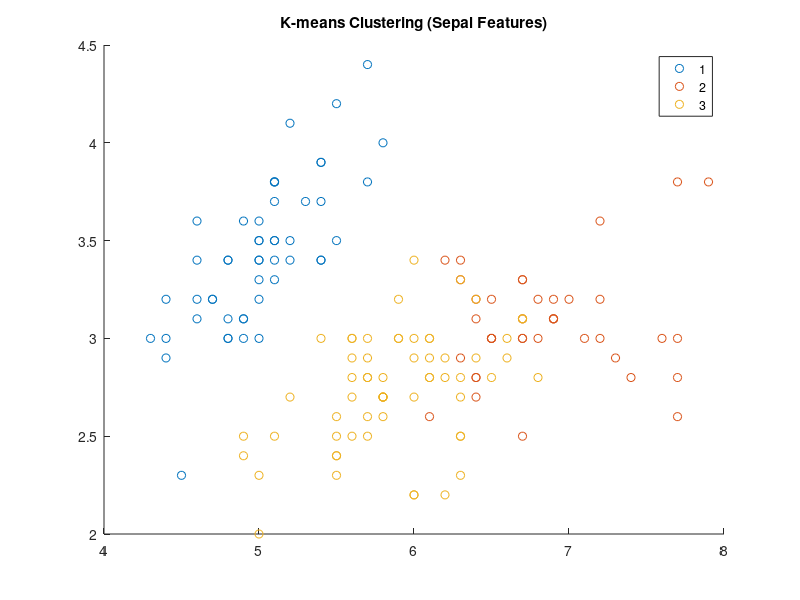
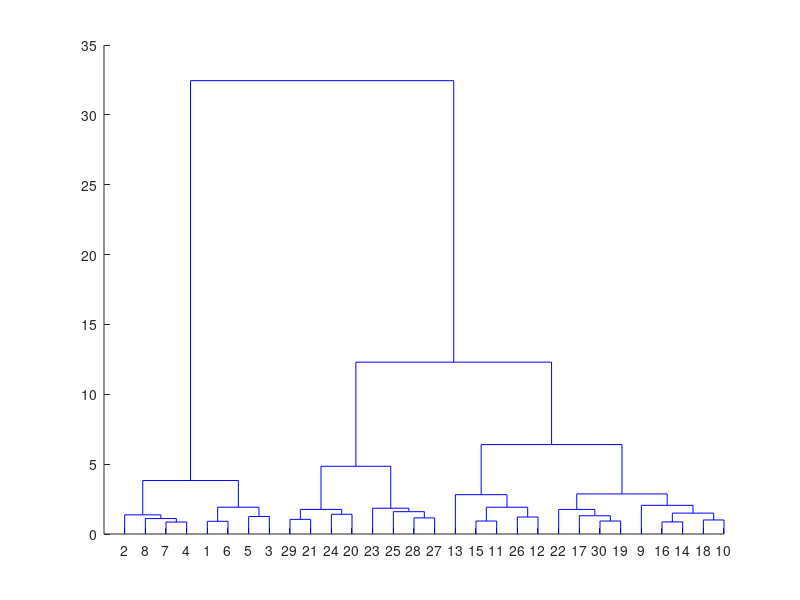
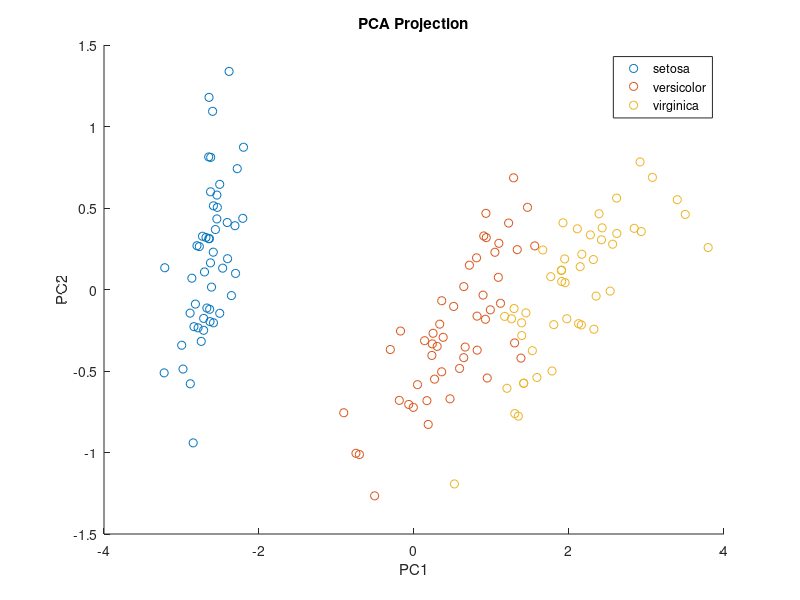

Source code (MATLAB) for these figures, in order:
load fisheriris
X = meas;

% K-means clustering
[idx,C] = kmeans(X, 3);
gscatter(X(:,1),X(:,2), idx)
title('K-means Clustering (Sepal Features)')

% Hierarchical clustering
Z = linkage(X, 'ward');
figure; dendrogram(Z)

% PCA
[coeff, score, ~, ~, explained] = pca(X);
figure; gscatter(score(:,1), score(:,2), species)
xlabel('PC1'); ylabel('PC2'); title('PCA Projection');
